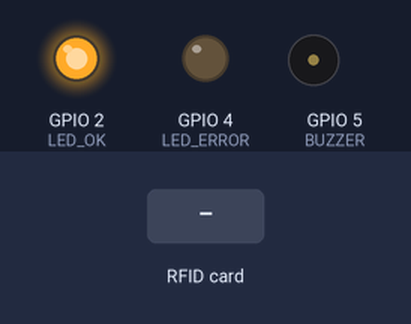
This sketch was run on a simulated ESP32. On the bench: output pins drawn as LEDs (lit = HIGH), buzzer (waves = sounding, pin HIGH). Inputs (shaded band) come from the test bench. WiFi joins after 1.5 s; servers stay silent unless stated; uploads are accepted with an empty reply; what the sketch prints to the serial monitor is not drawn.

Above: at 0.1 s.
At 0.9 s:
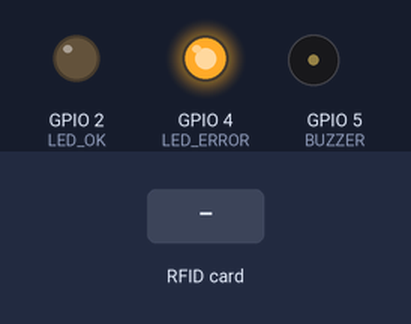
At 3.0 s:
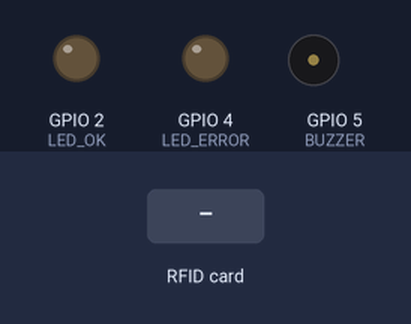
3.1 s: RFID card 5E 7A 19 C4 held to the reader
Timing chart, 0 to 6.1 s (numbered marks = the images above; inputs shaded):
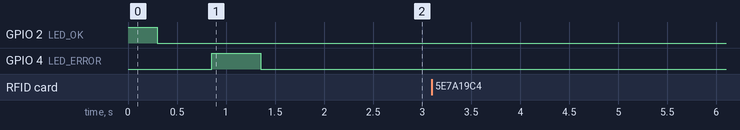

The sketch:

code_esp32.ino
```cpp
#include <WiFi.h>
#include <HTTPClient.h>
#include <ArduinoJson.h>
#include <SPI.h>
#include <MFRC522.h>

// ================= CONFIGURATION =================
const char* ssid     = "samsam";
const char* password = "Sagri7@!";

const String firebaseHost = "smart-vote-edeee-default-rtdb.firebaseio.com";
// → PAS DE SECRET NÉCESSAIRE grâce au .json + règles Firebase bien configurées

// Pins MFRC522
#define SS_PIN  21
#define RST_PIN 22
MFRC522 rfid(SS_PIN, RST_PIN);

// Feedback
#define LED_OK     2   // LED intégrée ESP32
#define LED_ERROR  4
#define BUZZER     5

// Anti double-scan
unsigned long lastScanTime = 0;
const long scanDelay = 2500;  // 2,5 secondes
String lastUID = "";

// ================================================
void setup() {
  Serial.begin(115200);
  pinMode(LED_OK, OUTPUT);
  pinMode(LED_ERROR, OUTPUT);
  pinMode(BUZZER, OUTPUT);

  // Démarrage
  digitalWrite(LED_OK, HIGH);
  delay(300);
  digitalWrite(LED_OK, LOW);

  SPI.begin();
  rfid.PCD_Init();
  Serial.println(F("\n=== SMART VOTE 2025 - LECTEUR RFID ==="));
  Serial.println(F("Approchez votre carte de vote..."));

  // WiFi
  WiFi.begin(ssid, password);
  Serial.print("Connexion WiFi");
  int attempts = 0;
  while (WiFi.status() != WL_CONNECTED && attempts < 40) {
    delay(500);
    Serial.print(".");
    digitalWrite(LED_ERROR, !digitalRead(LED_ERROR));
    attempts++;
  }

  if (WiFi.status() == WL_CONNECTED) {
    digitalWrite(LED_ERROR, LOW);
    Serial.println(F("\nWiFi connecté !"));
    Serial.println("IP: " + WiFi.localIP().toString());
  } else {
    Serial.println(F("\nÉCHEC WiFi - Redémarrage..."));
    errorFeedback();
    delay(3000);
    ESP.restart();
  }
}

void loop() {
  if (!rfid.PICC_IsNewCardPresent() || !rfid.PICC_ReadCardSerial()) {
    return;
  }

  String uid = getUID();
  rfid.PICC_HaltA();
  rfid.PCD_StopCrypto1();

  unsigned long now = millis();
  if (uid == lastUID && (now - lastScanTime) < scanDelay) {
    Serial.println("Double scan ignoré");
    delay(300);
    return;
  }

  lastUID = uid;
  lastScanTime = now;

  Serial.println("CARTE DÉTECTÉE → " + uid);
  checkCardEligibility(uid);
  sendToFirebase(uid);
  delay(100);
}

// =============== FONCTIONS ===============
String getUID() {
  String uid = "";
  for (byte i = 0; i < rfid.uid.size; i++) {
    if (rfid.uid.uidByte[i] < 0x10) uid += "0";
    uid += String(rfid.uid.uidByte[i], HEX);
  }
  uid.toUpperCase();
  return uid;
}

void checkCardEligibility(String uid) {
  if (WiFi.status() != WL_CONNECTED) {
    return;
  }

  HTTPClient http;
  String url = "https://" + firebaseHost + "/cards/" + uid + ".json";
  http.begin(url);
  http.setConnectTimeout(1000);     // timeout court
  http.setTimeout(2000);

  int httpCode = http.GET();

  if (httpCode == 200) {
    String payload = http.getString();
    DynamicJsonDocument doc(128);
    DeserializationError error = deserializeJson(doc, payload);

    if (error) {
      Serial.println("JSON error");
    } else if (doc.isNull() || !doc.containsKey("used")) {
      // Carte inconnue
      errorFeedback();
    } else if (doc["used"] == true) {
      // Déjà voté
      errorFeedback();
    } else {
      // ÉLIGIBLE
      successFeedback();
    }
  } else {
    Serial.printf("HTTP error %d\n", httpCode);
  }

  http.end();
}

void sendToFirebase(String uid) {
  if (WiFi.status() != WL_CONNECTED) {
    Serial.println("WiFi perdu !");
    errorFeedback();
    return;
  }

  //digitalWrite(LED_OK, HIGH);
  //beep(80);

  HTTPClient http;
  String url = "https://" + firebaseHost + "/scan.json";  // ← .json = pas besoin de secret

  http.begin(url);
  http.addHeader("Content-Type", "application/json");

  DynamicJsonDocument doc(256);
  doc["uid"] = uid;
  doc["timestamp"] = millis() / 1000;  // en secondes

  String payload;
  serializeJson(doc, payload);

  int httpCode = http.PUT(payload);

  if (httpCode == 200) {
    Serial.println("Scan envoyé avec succès !");
    //successFeedback();
  } else {
    Serial.printf("Erreur HTTP %d\n", httpCode);
    Serial.println(http.getString());
    //errorFeedback();
  }

  http.end();
  digitalWrite(LED_OK, LOW);
}

// Feedback
void successFeedback() {
  digitalWrite(LED_OK, HIGH);
  delay(100);
  delay(100);
  digitalWrite(LED_OK, LOW);
}

void errorFeedback() {
  for (int i = 0; i < 4; i++) {
    digitalWrite(LED_ERROR, HIGH);
    delay(100);
    digitalWrite(LED_ERROR, LOW);
    delay(100);
  }
}
```

Measured:
- after the input at 3.1 s, every drawn part: stays the same
